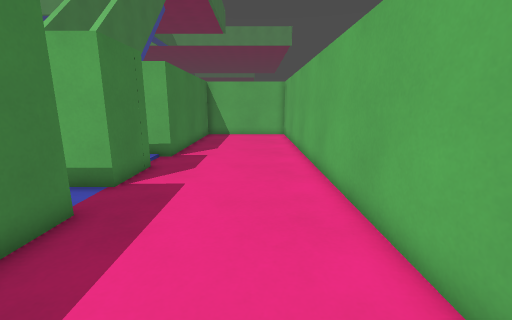
View 1 (above)

23 first-person views from a walk through a Godot game level. The camera is 1.2 m above the floor, tilts 12° down and sees 90° across. The floor is counted in squares, 0.5 m on a side. Each view is taken from the middle of a square. On the plan, view 1 faces up. The plan holds only what a view shows up to about 17 squares ahead; the rest is blank. The place goes on beyond the plan. Surface patterns are stand-ins for the level's own textures.

View 2
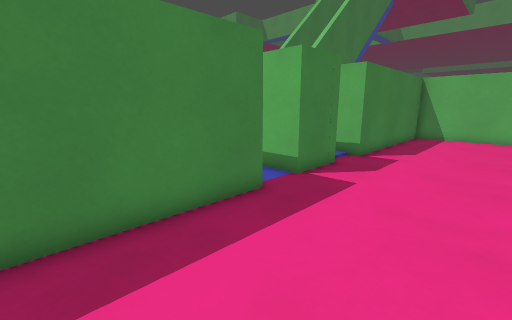

View 3
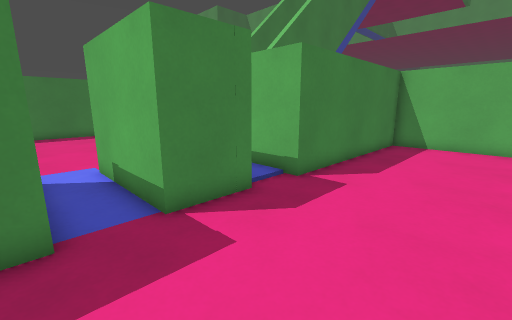

View 4
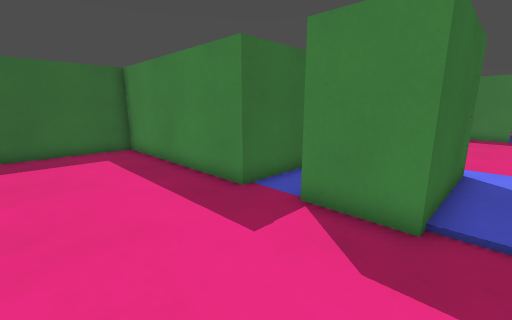

View 5
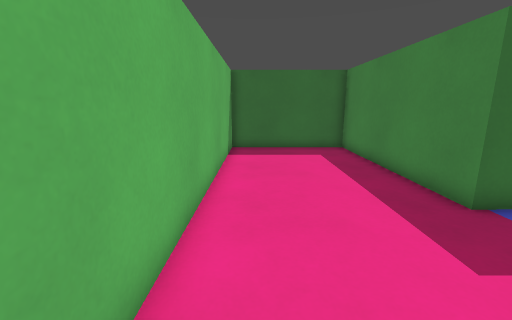

View 6
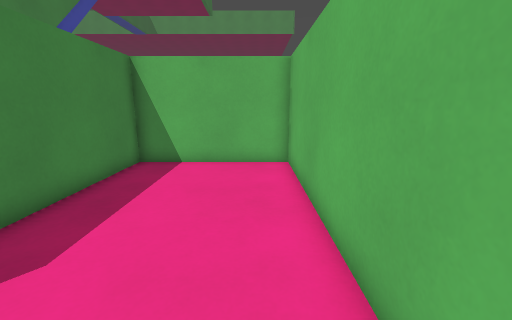

View 7
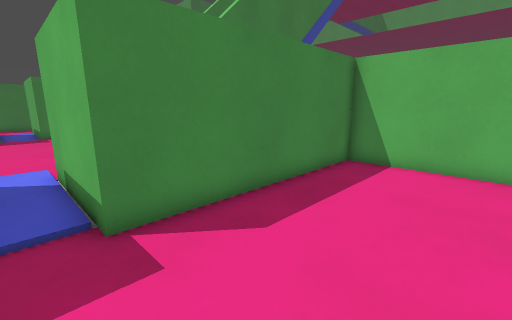

View 8
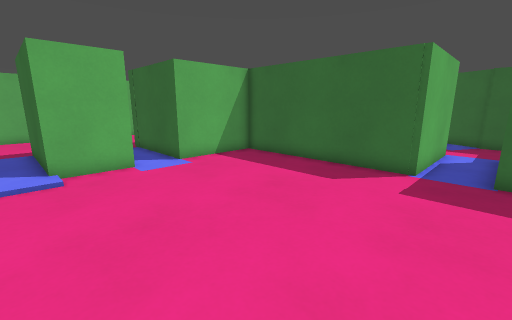

View 9
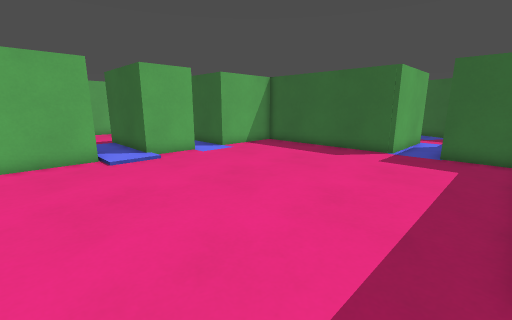

View 10
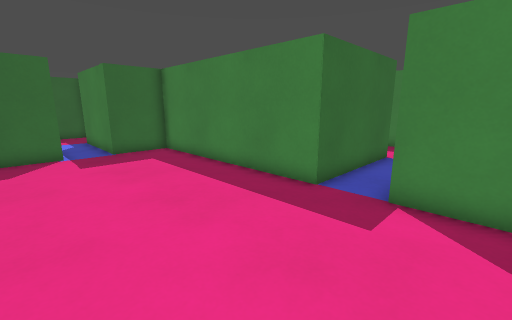

View 11
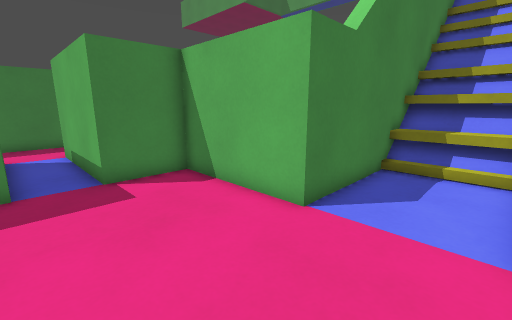

View 12
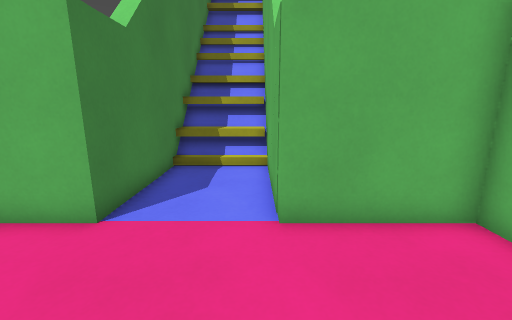

View 13
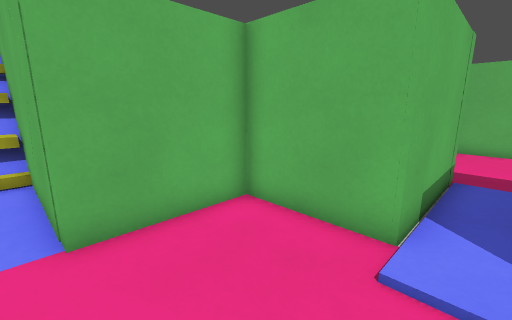

View 14
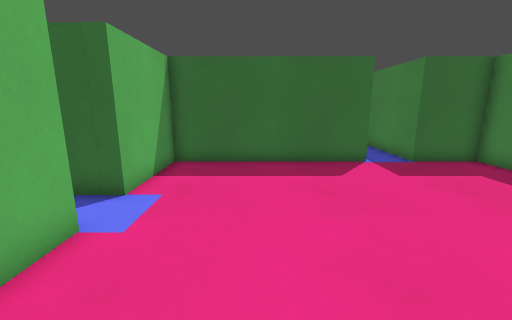

View 15
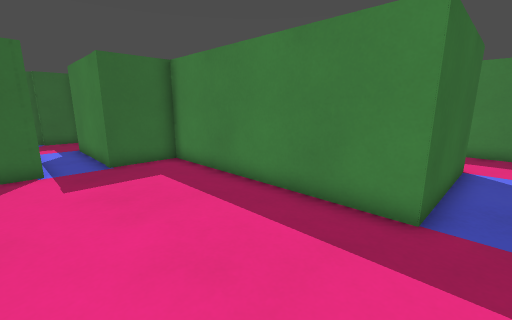

View 16
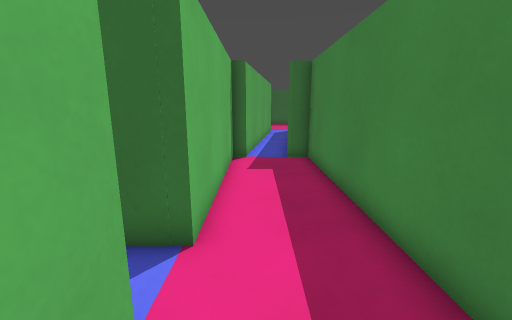

View 17
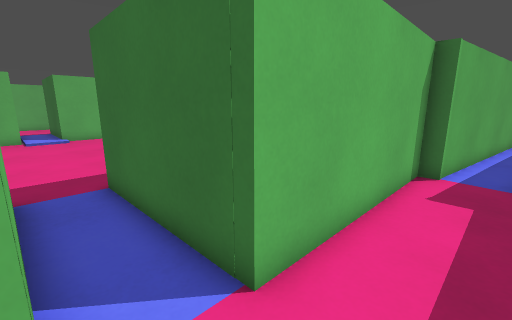

View 18
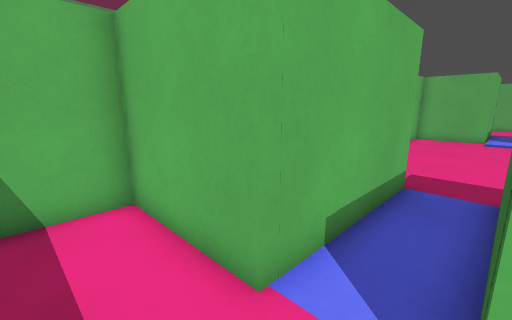

View 19
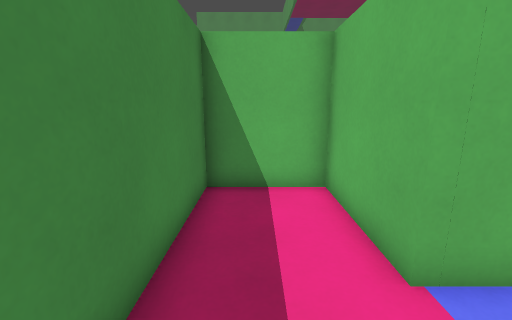

View 20
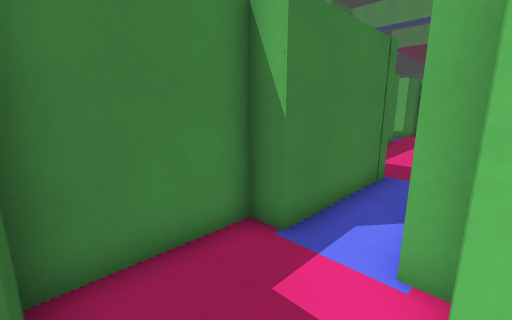

View 21
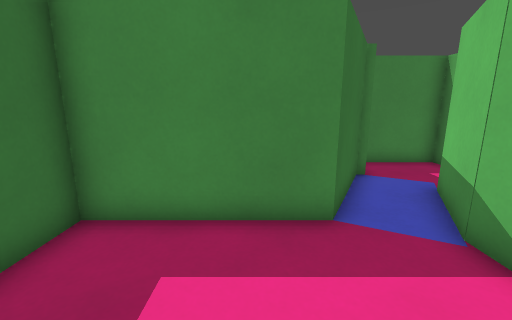

View 22
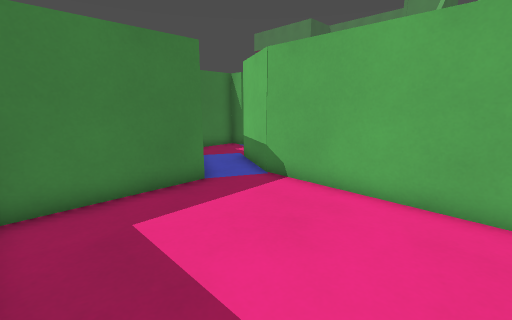

View 23
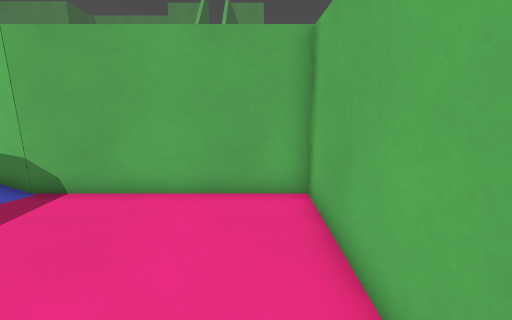

### Floor plan
Points are (right, up) in squares from view 1. A wall is a line through its corners. A room is listed if a view was taken in it or the views show most of it. See-through windows are left out.
Room 1 (views 1, 2, 3, 4, 5, 6, 7)
walls: (-9.4, 10.1) (-4.3, 10.1) (-4.3, 7.4) (-9.4, 7.4); (-9.4, 5.3) (-4.1, 5.3) (-4.1, -3.9) (2.4, -3.9) (2.4, 21.9) (-4.1, 21.9) (-4.1, 12.1) (-9.4, 12.1)
ways out: opening at (-9, 6) to room 2; opening at (-9, 11) to room 2
Room 2 (views 8, 9, 10, 11, 12, 13, 14, 15)
walls: (-9.4, 7.4) (-9.4, 10.1); (-9.4, 12.1) (-9.4, 15.9) (-13.5, 15.9) (-13.5, 25.5); (-28.9, 10.9) (-22.7, 10.9) (-22.7, 1) (-19.9, 1) (-19.9, -4.4); (-17.9, -4.4) (-17.9, 1) (-9.4, 1) (-9.4, 5.3); (-13.5, 24.6) (-17.4, 24.6); (-17.3, 25.5) (-17.3, 15.9) (-22.7, 15.9) (-22.7, 13) (-28.9, 13)
low walls: (-13.6, 23) (-17.4, 23)
ways out: opening at (-9, 6) to room 1; opening at (-9, 11) to room 1; opening at (-29, 12) to room 3; opening at (-19, -4) to room 5
Room 3 (views 16, 17, 18, 19)
walls: (-28.9, 13) (-28.9, 17.4) (-32.5, 17.4) (-32.5, 6.6); (-28.9, 3) (-28.9, 10.9)
ways out: opening at (-29, 12) to room 2
Room 4 (views 20, 21, 22, 23)
walls: (-6.5, -13.9) (-6.5, -8.2) (-14.3, -8.2) (-17.1, -6.7); (-18.8, -8.1) (-18.8, -8.4) (-15.1, -10.4) (-15.1, -15.7) (-13.4, -15.7)
ways out: opening at (-18, -8) to room 5
Room 5 (no view inside)
walls: (-19.9, -4.4) (-20.8, -4.4) (-20.8, -8.1) (-18.8, -8.1); (-17.1, -4.4) (-17.9, -4.4)
ways out: opening at (-19, -4) to room 2; opening at (-18, -8) to room 4

Where each view was taken, in squares from view 1:
view 1: 0 up, 0 right, facing up
view 2: 0 up, 1 right, facing up-left
view 3: 5 up, 1 right, facing up-left
view 4: 11 up, 1 right, facing down-left
view 5: 11 up, 1 right, facing down
view 6: 11 up, 1 right, facing up
view 7: 11 up, 1 right, facing up-left
view 8: 11 up, 20 left, facing down-right
view 9: 15 up, 22 left, facing down-right
view 10: 15 up, 16 left, facing down-left
view 11: 11 up, 14 left, facing up-left
view 12: 11 up, 14 left, facing up
view 13: 11 up, 14 left, facing up-right
view 14: 12 up, 13 left, facing down
view 15: 12 up, 17 left, facing down-left
view 16: 15 up, 30 left, facing down
view 17: 13 up, 31 left, facing down-right
view 18: 11 up, 31 left, facing up-right
view 19: 10 up, 31 left, facing up
view 20: 8 down, 17 left, facing up-left
view 21: 12 down, 10 left, facing left
view 22: 15 down, 8 left, facing up-left
view 23: 15 down, 8 left, facing up
